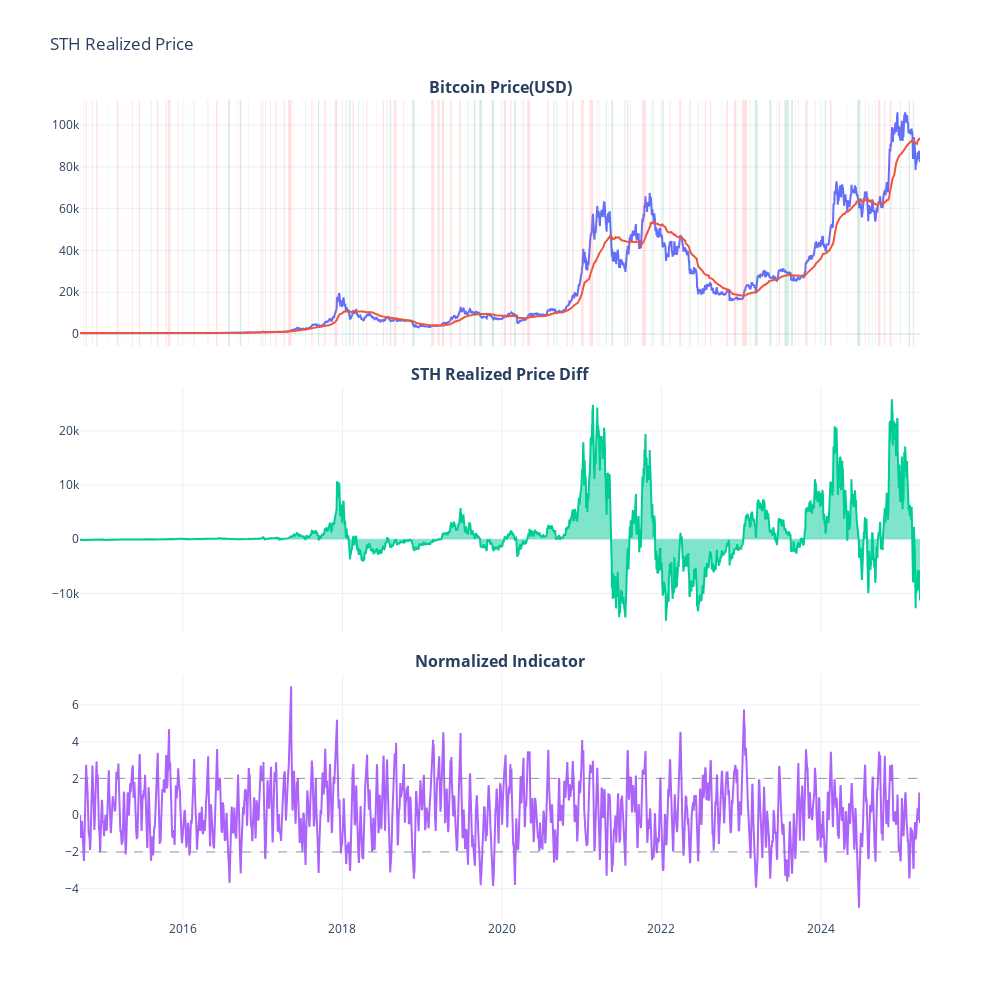

The code cell stored with this chart in its notebook:
### Code cell
# 创建图表，观察价格和指标的关系
fig = make_subplots(
    rows=3,
    cols=1,
    shared_xaxes=True,
    vertical_spacing=0.05,
    subplot_titles=(
        "<b>Bitcoin Price(USD)</b>",
        "<b>STH Realized Price Diff</b>",
        "<b>Normalized Indicator</b>",
    ),
)

# 比特币价格
fig.add_trace(
    go.Scatter(x=data.index, y=data["price"], name="Bitcoin price"), row=1, col=1
)

# 添加极值区域背景
for x0, x1 in peak_periods:
    fig.add_vrect(
        x0=x0,
        x1=x1,
        fillcolor="#FF6B6B",
        opacity=0.2,
        line_width=0,
        row=1,
        col=1,
    )

for x0, x1 in valley_periods:
    fig.add_vrect(
        x0=x0,
        x1=x1,
        fillcolor="#38A169",
        opacity=0.2,
        line_width=0,
        row=1,
        col=1,
    )

# 原始指标
fig.add_trace(
    go.Scatter(x=data.index, y=data["sth_realized_price"], name="STH Realized price"),
    row=1,
    col=1,
)

# 价格偏离实现价格的偏差
fig.add_trace(
    go.Scatter(x=data.index, y=data["diff"], fill="tozeroy", name="Deviation"),
    row=2,
    col=1,
)

# 标准化指标
fig.add_trace(
    go.Scatter(x=data.index, y=data["normalized_diff"], name="Normalized Deviation"),
    row=3,
    col=1,
)
for level in [-2, 2]:
    fig.add_hline(
        y=level, row=3, col=1, line_dash="dash", line_color="grey", line_width=0.8
    )

# 更新图表
fig.update_layout(
    title="STH Realized Price",
    width=1000,
    height=1000,
    template="plotly_white",
    showlegend=False,
)

fig.show()

### Figure 1 — Plotly figure (JSON) as saved in the notebook; plotly's stock layout.template omitted (floating-point values rounded to 4 significant figures; data arrays with more than 128 entries replaced by an {"elided": "..."} marker saying what was removed)
{"data": [{"name": "Bitcoin price", "type": "scatter", "x": {"elided": "3838 str values"}, "xaxis": "x", "y": {"elided": "3838 float values"}, "yaxis": "y"}, {"name": "STH Realized price", "type": "scatter", "x": {"elided": "3838 str values"}, "xaxis": "x", "y": {"elided": "3838 float values"}, "yaxis": "y"}, {"fill": "tozeroy", "name": "Deviation", "type": "scatter", "x": {"elided": "3838 str values"}, "xaxis": "x2", "y": {"elided": "3838 float values"}, "yaxis": "y2"}, {"name": "Normalized Deviation", "type": "scatter", "x": {"elided": "3838 str values"}, "xaxis": "x3", "y": {"elided": "3838 float values"}, "yaxis": "y3"}], "layout": {"annotations": [{"font": {"size": 16}, "showarrow": false, "text": "<b>Bitcoin Price(USD)</b>", "x": 0.5, "xanchor": "center", "xref": "paper", "y": 1, "yanchor": "bottom", "yref": "paper"}, {"font": {"size": 16}, "showarrow": false, "text": "<b>STH Realized Price Diff</b>", "x": 0.5, "xanchor": "center", "xref": "paper", "y": 0.65, "yanchor": "bottom", "yref": "paper"}, {"font": {"size": 16}, "showarrow": false, "text": "<b>Normalized Indicator</b>", "x": 0.5, "xanchor": "center", "xref": "paper", "y": 0.3, "yanchor": "bottom", "yref": "paper"}], "height": 1000, "shapes": [{"fillcolor": "#FF6B6B", "line": {"width": 0}, "opacity": 0.2, "type": "rect", "x0": "2014-10-13T00:00:00", "x1": "2014-10-18T00:00:00", "xref": "x", "y0": 0, "y1": 1, "yref": "y domain"}, {"fillcolor": "#FF6B6B", "line": {"width": 0}, "opacity": 0.2, "type": "rect", "x0": "2014-11-11T00:00:00", "x1": "2014-11-14T00:00:00", "xref": "x", "y0": 0, "y1": 1, "yref": "y domain"}, {"fillcolor": "#FF6B6B", "line": {"width": 0}, "opacity": 0.2, "type": "rect", "x0": "2014-11-30T00:00:00", "x1": "2014-12-04T00:00:00", "xref": "x", "y0": 0, "y1": 1, "yref": "y domain"}, {"fillcolor": "#FF6B6B", "line": {"width": 0}, "opacity": 0.2, "type": "rect", "x0": "2014-12-06T00:00:00", "x1": "2014-12-07T00:00:00", "xref": "x", "y0": 0, "y1": 1, "yref": "y domain"}, {"fillcolor": "#FF6B6B", "line": {"width": 0}, "opacity": 0.2, "type": "rect", "x0": "2015-01-26T00:00:00", "x1": "2015-01-27T00:00:00", "xref": "x", "y0": 0, "y1": 1, "yref": "y domain"}, {"fillcolor": "#FF6B6B", "line": {"width": 0}, "opacity": 0.2, "type": "rect", "x0": "2015-03-03T00:00:00", "x1": "2015-03-07T00:00:00", "xref": "x", "y0": 0, "y1": 1, "yref": "y domain"}, {"fillcolor": "#FF6B6B", "line": {"width": 0}, "opacity": 0.2, "type": "rect", "x0": "2015-03-09T00:00:00", "x1": "2015-03-13T00:00:00", "xref": "x", "y0": 0, "y1": 1, "yref": "y domain"}, {"fillcolor": "#FF6B6B", "line": {"width": 0}, "opacity": 0.2, "type": "rect", "x0": "2015-05-13T00:00:00", "x1": "2015-05-17T00:00:00", "xref": "x", "y0": 0, "y1": 1, "yref": "y domain"}, {"fillcolor": "#FF6B6B", "line": {"width": 0}, "opacity": 0.2, "type": "rect", "x0": "2015-06-14T00:00:00", "x1": "2015-06-19T00:00:00", "xref": "x", "y0": 0, "y1": 1, "yref": "y domain"}, {"fillcolor": "#FF6B6B", "line": {"width": 0}, "opacity": 0.2, "type": "rect", "x0": "2015-07-12T00:00:00", "x1": "2015-07-12T00:00:00", "xref": "x", "y0": 0, "y1": 1, "yref": "y domain"}, {"fillcolor": "#FF6B6B", "line": {"width": 0}, "opacity": 0.2, "type": "rect", "x0": "2015-09-04T00:00:00", "x1": "2015-09-10T00:00:00", "xref": "x", "y0": 0, "y1": 1, "yref": "y domain"}, {"fillcolor": "#FF6B6B", "line": {"width": 0}, "opacity": 0.2, "type": "rect", "x0": "2015-10-14T00:00:00", "x1": "2015-10-18T00:00:00", "xref": "x", "y0": 0, "y1": 1, "yref": "y domain"}, {"fillcolor": "#FF6B6B", "line": {"width": 0}, "opacity": 0.2, "type": "rect", "x0": "2015-10-24T00:00:00", "x1": "2015-11-05T00:00:00", "xref": "x", "y0": 0, "y1": 1, "yref": "y domain"}, {"fillcolor": "#FF6B6B", "line": {"width": 0}, "opacity": 0.2, "type": "rect", "x0": "2015-12-08T00:00:00", "x1": "2015-12-12T00:00:00", "xref": "x", "y0": 0, "y1": 1, "yref": "y domain"}, {"fillcolor": "#FF6B6B", "line": {"width": 0}, "opacity": 0.2, "type": "rect", "x0": "2016-02-19T00:00:00", "x1": "2016-02-23T00:00:00", "xref": "x", "y0": 0, "y1": 1, "yref": "y domain"}, {"fillcolor": "#FF6B6B", "line": {"width": 0}, "opacity": 0.2, "type": "rect", "x0": "2016-04-23T00:00:00", "x1": "2016-04-27T00:00:00", "xref": "x", "y0": 0, "y1": 1, "yref": "y domain"}, {"fillcolor": "#FF6B6B", "line": {"width": 0}, "opacity": 0.2, "type": "rect", "x0": "2016-06-01T00:00:00", "x1": "2016-06-08T00:00:00", "xref": "x", "y0": 0, "y1": 1, "yref": "y domain"}, {"fillcolor": "#FF6B6B", "line": {"width": 0}, "opacity": 0.2, "type": "rect", "x0": "2016-06-16T00:00:00", "x1": "2016-06-17T00:00:00", "xref": "x", "y0": 0, "y1": 1, "yref": "y domain"}, {"fillcolor": "#FF6B6B", "line": {"width": 0}, "opacity": 0.2, "type": "rect", "x0": "2016-09-08T00:00:00", "x1": "2016-09-10T00:00:00", "xref": "x", "y0": 0, "y1": 1, "yref": "y domain"}, {"fillcolor": "#FF6B6B", "line": {"width": 0}, "opacity": 0.2, "type": "rect", "x0": "2016-10-28T00:00:00", "x1": "2016-10-30T00:00:00", "xref": "x", "y0": 0, "y1": 1, "yref": "y domain"}, {"fillcolor": "#FF6B6B", "line": {"width": 0}, "opacity": 0.2, "type": "rect", "x0": "2016-11-02T00:00:00", "x1": "2016-11-02T00:00:00", "xref": "x", "y0": 0, "y1": 1, "yref": "y domain"}, {"fillcolor": "#FF6B6B", "line": {"width": 0}, "opacity": 0.2, "type": "rect", "x0": "2016-12-22T00:00:00", "x1": "2016-12-25T00:00:00", "xref": "x", "y0": 0, "y1": 1, "yref": "y domain"}, {"fillcolor": "#FF6B6B", "line": {"width": 0}, "opacity": 0.2, "type": "rect", "x0": "2016-12-28T00:00:00", "x1": "2016-12-30T00:00:00", "xref": "x", "y0": 0, "y1": 1, "yref": "y domain"}, {"fillcolor": "#FF6B6B", "line": {"width": 0}, "opacity": 0.2, "type": "rect", "x0": "2017-01-02T00:00:00", "x1": "2017-01-04T00:00:00", "xref": "x", "y0": 0, "y1": 1, "yref": "y domain"}, {"fillcolor": "#FF6B6B", "line": {"width": 0}, "opacity": 0.2, "type": "rect", "x0": "2017-02-04T00:00:00", "x1": "2017-02-08T00:00:00", "xref": "x", "y0": 0, "y1": 1, "yref": "y domain"}, {"fillcolor": "#FF6B6B", "line": {"width": 0}, "opacity": 0.2, "type": "rect", "x0": "2017-02-24T00:00:00", "x1": "2017-02-25T00:00:00", "xref": "x", "y0": 0, "y1": 1, "yref": "y domain"}, {"fillcolor": "#FF6B6B", "line": {"width": 0}, "opacity": 0.2, "type": "rect", "x0": "2017-03-01T00:00:00", "x1": "2017-03-05T00:00:00", "xref": "x", "y0": 0, "y1": 1, "yref": "y domain"}, {"fillcolor": "#FF6B6B", "line": {"width": 0}, "opacity": 0.2, "type": "rect", "x0": "2017-04-07T00:00:00", "x1": "2017-04-12T00:00:00", "xref": "x", "y0": 0, "y1": 1, "yref": "y domain"}, {"fillcolor": "#FF6B6B", "line": {"width": 0}, "opacity": 0.2, "type": "rect", "x0": "2017-04-27T00:00:00", "x1": "2017-05-13T00:00:00", "xref": "x", "y0": 0, "y1": 1, "yref": "y domain"}, {"fillcolor": "#FF6B6B", "line": {"width": 0}, "opacity": 0.2, "type": "rect", "x0": "2017-05-23T00:00:00", "x1": "2017-05-25T00:00:00", "xref": "x", "y0": 0, "y1": 1, "yref": "y domain"}, {"fillcolor": "#FF6B6B", "line": {"width": 0}, "opacity": 0.2, "type": "rect", "x0": "2017-06-11T00:00:00", "x1": "2017-06-11T00:00:00", "xref": "x", "y0": 0, "y1": 1, "yref": "y domain"}, {"fillcolor": "#FF6B6B", "line": {"width": 0}, "opacity": 0.2, "type": "rect", "x0": "2017-08-12T00:00:00", "x1": "2017-08-17T00:00:00", "xref": "x", "y0": 0, "y1": 1, "yref": "y domain"}, {"fillcolor": "#FF6B6B", "line": {"width": 0}, "opacity": 0.2, "type": "rect", "x0": "2017-09-01T00:00:00", "x1": "2017-09-01T00:00:00", "xref": "x", "y0": 0, "y1": 1, "yref": "y domain"}, {"fillcolor": "#FF6B6B", "line": {"width": 0}, "opacity": 0.2, "type": "rect", "x0": "2017-10-02T00:00:00", "x1": "2017-10-03T00:00:00", "xref": "x", "y0": 0, "y1": 1, "yref": "y domain"}, {"fillcolor": "#FF6B6B", "line": {"width": 0}, "opacity": 0.2, "type": "rect", "x0": "2017-10-10T00:00:00", "x1": "2017-10-17T00:00:00", "xref": "x", "y0": 0, "y1": 1, "yref": "y domain"}, {"fillcolor": "#FF6B6B", "line": {"width": 0}, "opacity": 0.2, "type": "rect", "x0": "2017-11-04T00:00:00", "x1": "2017-11-06T00:00:00", "xref": "x", "y0": 0, "y1": 1, "yref": "y domain"}, {"fillcolor": "#FF6B6B", "line": {"width": 0}, "opacity": 0.2, "type": "rect", "x0": "2017-11-22T00:00:00", "x1": "2017-11-22T00:00:00", "xref": "x", "y0": 0, "y1": 1, "yref": "y domain"}, {"fillcolor": "#FF6B6B", "line": {"width": 0}, "opacity": 0.2, "type": "rect", "x0": "2017-11-26T00:00:00", "x1": "2017-12-09T00:00:00", "xref": "x", "y0": 0, "y1": 1, "yref": "y domain"}, {"fillcolor": "#FF6B6B", "line": {"width": 0}, "opacity": 0.2, "type": "rect", "x0": "2018-02-16T00:00:00", "x1": "2018-02-21T00:00:00", "xref": "x", "y0": 0, "y1": 1, "yref": "y domain"}, {"fillcolor": "#FF6B6B", "line": {"width": 0}, "opacity": 0.2, "type": "rect", "x0": "2018-04-20T00:00:00", "x1": "2018-04-25T00:00:00", "xref": "x", "y0": 0, "y1": 1, "yref": "y domain"}, {"fillcolor": "#FF6B6B", "line": {"width": 0}, "opacity": 0.2, "type": "rect", "x0": "2018-06-07T00:00:00", "x1": "2018-06-09T00:00:00", "xref": "x", "y0": 0, "y1": 1, "yref": "y domain"}, {"fillcolor": "#FF6B6B", "line": {"width": 0}, "opacity": 0.2, "type": "rect", "x0": "2018-07-05T00:00:00", "x1": "2018-07-10T00:00:00", "xref": "x", "y0": 0, "y1": 1, "yref": "y domain"}, {"fillcolor": "#FF6B6B", "line": {"width": 0}, "opacity": 0.2, "type": "rect", "x0": "2018-07-22T00:00:00", "x1": "2018-07-26T00:00:00", "xref": "x", "y0": 0, "y1": 1, "yref": "y domain"}, {"fillcolor": "#FF6B6B", "line": {"width": 0}, "opacity": 0.2, "type": "rect", "x0": "2018-08-24T00:00:00", "x1": "2018-09-05T00:00:00", "xref": "x", "y0": 0, "y1": 1, "yref": "y domain"}, {"fillcolor": "#FF6B6B", "line": {"width": 0}, "opacity": 0.2, "type": "rect", "x0": "2018-10-07T00:00:00", "x1": "2018-10-10T00:00:00", "xref": "x", "y0": 0, "y1": 1, "yref": "y domain"}, {"fillcolor": "#FF6B6B", "line": {"width": 0}, "opacity": 0.2, "type": "rect", "x0": "2019-01-09T00:00:00", "x1": "2019-01-09T00:00:00", "xref": "x", "y0": 0, "y1": 1, "yref": "y domain"}, {"fillcolor": "#FF6B6B", "line": {"width": 0}, "opacity": 0.2, "type": "rect", "x0": "2019-02-11T00:00:00", "x1": "2019-02-24T00:00:00", "xref": "x", "y0": 0, "y1": 1, "yref": "y domain"}, {"fillcolor": "#FF6B6B", "line": {"width": 0}, "opacity": 0.2, "type": "rect", "x0": "2019-03-10T00:00:00", "x1": "2019-03-12T00:00:00", "xref": "x", "y0": 0, "y1": 1, "yref": "y domain"}, {"fillcolor": "#FF6B6B", "line": {"width": 0}, "opacity": 0.2, "type": "rect", "x0": "2019-03-15T00:00:00", "x1": "2019-03-22T00:00:00", "xref": "x", "y0": 0, "y1": 1, "yref": "y domain"}, {"fillcolor": "#FF6B6B", "line": {"width": 0}, "opacity": 0.2, "type": "rect", "x0": "2019-04-01T00:00:00", "x1": "2019-04-11T00:00:00", "xref": "x", "y0": 0, "y1": 1, "yref": "y domain"}, {"fillcolor": "#FF6B6B", "line": {"width": 0}, "opacity": 0.2, "type": "rect", "x0": "2019-05-09T00:00:00", "x1": "2019-05-16T00:00:00", "xref": "x", "y0": 0, "y1": 1, "yref": "y domain"}, {"fillcolor": "#FF6B6B", "line": {"width": 0}, "opacity": 0.2, "type": "rect", "x0": "2019-06-20T00:00:00", "x1": "2019-06-28T00:00:00", "xref": "x", "y0": 0, "y1": 1, "yref": "y domain"}, {"fillcolor": "#FF6B6B", "line": {"width": 0}, "opacity": 0.2, "type": "rect", "x0": "2019-08-08T00:00:00", "x1": "2019-08-09T00:00:00", "xref": "x", "y0": 0, "y1": 1, "yref": "y domain"}, {"fillcolor": "#FF6B6B", "line": {"width": 0}, "opacity": 0.2, "type": "rect", "x0": "2020-01-10T00:00:00", "x1": "2020-01-20T00:00:00", "xref": "x", "y0": 0, "y1": 1, "yref": "y domain"}, {"fillcolor": "#FF6B6B", "line": {"width": 0}, "opacity": 0.2, "type": "rect", "x0": "2020-02-08T00:00:00", "x1": "2020-02-14T00:00:00", "xref": "x", "y0": 0, "y1": 1, "yref": "y domain"}, {"fillcolor": "#FF6B6B", "line": {"width": 0}, "opacity": 0.2, "type": "rect", "x0": "2020-03-26T00:00:00", "x1": "2020-03-27T00:00:00", "xref": "x", "y0": 0, "y1": 1, "yref": "y domain"}, {"fillcolor": "#FF6B6B", "line": {"width": 0}, "opacity": 0.2, "type": "rect", "x0": "2020-04-05T00:00:00", "x1": "2020-04-10T00:00:00", "xref": "x", "y0": 0, "y1": 1, "yref": "y domain"}, {"fillcolor": "#FF6B6B", "line": {"width": 0}, "opacity": 0.2, "type": "rect", "x0": "2020-04-26T00:00:00", "x1": "2020-05-09T00:00:00", "xref": "x", "y0": 0, "y1": 1, "yref": "y domain"}, {"fillcolor": "#FF6B6B", "line": {"width": 0}, "opacity": 0.2, "type": "rect", "x0": "2020-07-27T00:00:00", "x1": "2020-08-02T00:00:00", "xref": "x", "y0": 0, "y1": 1, "yref": "y domain"}, {"fillcolor": "#FF6B6B", "line": {"width": 0}, "opacity": 0.2, "type": "rect", "x0": "2020-09-19T00:00:00", "x1": "2020-09-19T00:00:00", "xref": "x", "y0": 0, "y1": 1, "yref": "y domain"}, {"fillcolor": "#FF6B6B", "line": {"width": 0}, "opacity": 0.2, "type": "rect", "x0": "2020-10-22T00:00:00", "x1": "2020-10-28T00:00:00", "xref": "x", "y0": 0, "y1": 1, "yref": "y domain"}, {"fillcolor": "#FF6B6B", "line": {"width": 0}, "opacity": 0.2, "type": "rect", "x0": "2020-11-18T00:00:00", "x1": "2020-11-24T00:00:00", "xref": "x", "y0": 0, "y1": 1, "yref": "y domain"}, {"fillcolor": "#FF6B6B", "line": {"width": 0}, "opacity": 0.2, "type": "rect", "x0": "2020-12-29T00:00:00", "x1": "2021-01-10T00:00:00", "xref": "x", "y0": 0, "y1": 1, "yref": "y domain"}, {"fillcolor": "#FF6B6B", "line": {"width": 0}, "opacity": 0.2, "type": "rect", "x0": "2021-02-06T00:00:00", "x1": "2021-02-22T00:00:00", "xref": "x", "y0": 0, "y1": 1, "yref": "y domain"}, {"fillcolor": "#FF6B6B", "line": {"width": 0}, "opacity": 0.2, "type": "rect", "x0": "2021-03-11T00:00:00", "x1": "2021-03-14T00:00:00", "xref": "x", "y0": 0, "y1": 1, "yref": "y domain"}, {"fillcolor": "#FF6B6B", "line": {"width": 0}, "opacity": 0.2, "type": "rect", "x0": "2021-07-27T00:00:00", "x1": "2021-08-02T00:00:00", "xref": "x", "y0": 0, "y1": 1, "yref": "y domain"}, {"fillcolor": "#FF6B6B", "line": {"width": 0}, "opacity": 0.2, "type": "rect", "x0": "2021-08-10T00:00:00", "x1": "2021-08-11T00:00:00", "xref": "x", "y0": 0, "y1": 1, "yref": "y domain"}, {"fillcolor": "#FF6B6B", "line": {"width": 0}, "opacity": 0.2, "type": "rect", "x0": "2021-08-13T00:00:00", "x1": "2021-08-14T00:00:00", "xref": "x", "y0": 0, "y1": 1, "yref": "y domain"}, {"fillcolor": "#FF6B6B", "line": {"width": 0}, "opacity": 0.2, "type": "rect", "x0": "2021-09-06T00:00:00", "x1": "2021-09-06T00:00:00", "xref": "x", "y0": 0, "y1": 1, "yref": "y domain"}, {"fillcolor": "#FF6B6B", "line": {"width": 0}, "opacity": 0.2, "type": "rect", "x0": "2021-10-05T00:00:00", "x1": "2021-10-21T00:00:00", "xref": "x", "y0": 0, "y1": 1, "yref": "y domain"}, {"fillcolor": "#FF6B6B", "line": {"width": 0}, "opacity": 0.2, "type": "rect", "x0": "2021-12-27T00:00:00", "x1": "2021-12-27T00:00:00", "xref": "x", "y0": 0, "y1": 1, "yref": "y domain"}, {"fillcolor": "#FF6B6B", "line": {"width": 0}, "opacity": 0.2, "type": "rect", "x0": "2022-02-07T00:00:00", "x1": "2022-02-11T00:00:00", "xref": "x", "y0": 0, "y1": 1, "yref": "y domain"}, {"fillcolor": "#FF6B6B", "line": {"width": 0}, "opacity": 0.2, "type": "rect", "x0": "2022-03-23T00:00:00", "x1": "2022-04-01T00:00:00", "xref": "x", "y0": 0, "y1": 1, "yref": "y domain"}, {"fillcolor": "#FF6B6B", "line": {"width": 0}, "opacity": 0.2, "type": "rect", "x0": "2022-07-09T00:00:00", "x1": "2022-07-10T00:00:00", "xref": "x", "y0": 0, "y1": 1, "yref": "y domain"}, {"fillcolor": "#FF6B6B", "line": {"width": 0}, "opacity": 0.2, "type": "rect", "x0": "2022-07-19T00:00:00", "x1": "2022-07-24T00:00:00", "xref": "x", "y0": 0, "y1": 1, "yref": "y domain"}, {"fillcolor": "#FF6B6B", "line": {"width": 0}, "opacity": 0.2, "type": "rect", "x0": "2022-08-12T00:00:00", "x1": "2022-08-16T00:00:00", "xref": "x", "y0": 0, "y1": 1, "yref": "y domain"}, {"fillcolor": "#FF6B6B", "line": {"width": 0}, "opacity": 0.2, "type": "rect", "x0": "2022-09-12T00:00:00", "x1": "2022-09-12T00:00:00", "xref": "x", "y0": 0, "y1": 1, "yref": "y domain"}, {"fillcolor": "#FF6B6B", "line": {"width": 0}, "opacity": 0.2, "type": "rect", "x0": "2022-10-04T00:00:00", "x1": "2022-10-06T00:00:00", "xref": "x", "y0": 0, "y1": 1, "yref": "y domain"}, {"fillcolor": "#FF6B6B", "line": {"width": 0}, "opacity": 0.2, "type": "rect", "x0": "2022-10-25T00:00:00", "x1": "2022-11-01T00:00:00", "xref": "x", "y0": 0, "y1": 1, "yref": "y domain"}, {"fillcolor": "#FF6B6B", "line": {"width": 0}, "opacity": 0.2, "type": "rect", "x0": "2022-11-27T00:00:00", "x1": "2022-11-27T00:00:00", "xref": "x", "y0": 0, "y1": 1, "yref": "y domain"}, {"fillcolor": "#FF6B6B", "line": {"width": 0}, "opacity": 0.2, "type": "rect", "x0": "2022-11-29T00:00:00", "x1": "2022-12-09T00:00:00", "xref": "x", "y0": 0, "y1": 1, "yref": "y domain"}, {"fillcolor": "#FF6B6B", "line": {"width": 0}, "opacity": 0.2, "type": "rect", "x0": "2022-12-13T00:00:00", "x1": "2022-12-15T00:00:00", "xref": "x", "y0": 0, "y1": 1, "yref": "y domain"}, {"fillcolor": "#FF6B6B", "line": {"width": 0}, "opacity": 0.2, "type": "rect", "x0": "2023-01-05T00:00:00", "x1": "2023-01-29T00:00:00", "xref": "x", "y0": 0, "y1": 1, "yref": "y domain"}, {"fillcolor": "#FF6B6B", "line": {"width": 0}, "opacity": 0.2, "type": "rect", "x0": "2023-06-23T00:00:00", "x1": "2023-06-28T00:00:00", "xref": "x", "y0": 0, "y1": 1, "yref": "y domain"}, {"fillcolor": "#FF6B6B", "line": {"width": 0}, "opacity": 0.2, "type": "rect", "x0": "2023-09-18T00:00:00", "x1": "2023-09-21T00:00:00", "xref": "x", "y0": 0, "y1": 1, "yref": "y domain"}, {"fillcolor": "#FF6B6B", "line": {"width": 0}, "opacity": 0.2, "type": "rect", "x0": "2023-10-22T00:00:00", "x1": "2023-11-01T00:00:00", "xref": "x", "y0": 0, "y1": 1, "yref": "y domain"}, {"fillcolor": "#FF6B6B", "line": {"width": 0}, "opacity": 0.2, "type": "rect", "x0": "2023-12-04T00:00:00", "x1": "2023-12-08T00:00:00", "xref": "x", "y0": 0, "y1": 1, "yref": "y domain"}, {"fillcolor": "#FF6B6B", "line": {"width": 0}, "opacity": 0.2, "type": "rect", "x0": "2024-02-12T00:00:00", "x1": "2024-02-19T00:00:00", "xref": "x", "y0": 0, "y1": 1, "yref": "y domain"}, {"fillcolor": "#FF6B6B", "line": {"width": 0}, "opacity": 0.2, "type": "rect", "x0": "2024-07-20T00:00:00", "x1": "2024-07-23T00:00:00", "xref": "x", "y0": 0, "y1": 1, "yref": "y domain"}, {"fillcolor": "#FF6B6B", "line": {"width": 0}, "opacity": 0.2, "type": "rect", "x0": "2024-08-25T00:00:00", "x1": "2024-08-26T00:00:00", "xref": "x", "y0": 0, "y1": 1, "yref": "y domain"}, {"fillcolor": "#FF6B6B", "line": {"width": 0}, "opacity": 0.2, "type": "rect", "x0": "2024-09-19T00:00:00", "x1": "2024-09-29T00:00:00", "xref": "x", "y0": 0, "y1": 1, "yref": "y domain"}, {"fillcolor": "#FF6B6B", "line": {"width": 0}, "opacity": 0.2, "type": "rect", "x0": "2024-10-17T00:00:00", "x1": "2024-10-22T00:00:00", "xref": "x", "y0": 0, "y1": 1, "yref": "y domain"}, {"fillcolor": "#FF6B6B", "line": {"width": 0}, "opacity": 0.2, "type": "rect", "x0": "2024-11-11T00:00:00", "x1": "2024-11-17T00:00:00", "xref": "x", "y0": 0, "y1": 1, "yref": "y domain"}, {"fillcolor": "#FF6B6B", "line": {"width": 0}, "opacity": 0.2, "type": "rect", "x0": "2024-11-20T00:00:00", "x1": "2024-11-23T00:00:00", "xref": "x", "y0": 0, "y1": 1, "yref": "y domain"}, {"fillcolor": "#38A169", "line": {"width": 0}, "opacity": 0.2, "type": "rect", "x0": "2014-10-04T00:00:00", "x1": "2014-10-06T00:00:00", "xref": "x", "y0": 0, "y1": 1, "yref": "y domain"}, {"fillcolor": "#38A169", "line": {"width": 0}, "opacity": 0.2, "type": "rect", "x0": "2014-12-18T00:00:00", "x1": "2014-12-18T00:00:00", "xref": "x", "y0": 0, "y1": 1, "yref": "y domain"}, {"fillcolor": "#38A169", "line": {"width": 0}, "opacity": 0.2, "type": "rect", "x0": "2015-04-14T00:00:00", "x1": "2015-04-15T00:00:00", "xref": "x", "y0": 0, "y1": 1, "yref": "y domain"}, {"fillcolor": "#38A169", "line": {"width": 0}, "opacity": 0.2, "type": "rect", "x0": "2015-08-07T00:00:00", "x1": "2015-08-10T00:00:00", "xref": "x", "y0": 0, "y1": 1, "yref": "y domain"}, {"fillcolor": "#38A169", "line": {"width": 0}, "opacity": 0.2, "type": "rect", "x0": "2015-08-18T00:00:00", "x1": "2015-08-18T00:00:00", "xref": "x", "y0": 0, "y1": 1, "yref": "y domain"}, {"fillcolor": "#38A169", "line": {"width": 0}, "opacity": 0.2, "type": "rect", "x0": "2016-01-31T00:00:00", "x1": "2016-02-01T00:00:00", "xref": "x", "y0": 0, "y1": 1, "yref": "y domain"}, {"fillcolor": "#38A169", "line": {"width": 0}, "opacity": 0.2, "type": "rect", "x0": "2016-07-27T00:00:00", "x1": "2016-08-04T00:00:00", "xref": "x", "y0": 0, "y1": 1, "yref": "y domain"}, {"fillcolor": "#38A169", "line": {"width": 0}, "opacity": 0.2, "type": "rect", "x0": "2016-09-18T00:00:00", "x1": "2016-09-24T00:00:00", "xref": "x", "y0": 0, "y1": 1, "yref": "y domain"}, {"fillcolor": "#38A169", "line": {"width": 0}, "opacity": 0.2, "type": "rect", "x0": "2017-01-11T00:00:00", "x1": "2017-01-14T00:00:00", "xref": "x", "y0": 0, "y1": 1, "yref": "y domain"}, {"fillcolor": "#38A169", "line": {"width": 0}, "opacity": 0.2, "type": "rect", "x0": "2017-07-15T00:00:00", "x1": "2017-07-17T00:00:00", "xref": "x", "y0": 0, "y1": 1, "yref": "y domain"}, {"fillcolor": "#38A169", "line": {"width": 0}, "opacity": 0.2, "type": "rect", "x0": "2017-09-11T00:00:00", "x1": "2017-09-16T00:00:00", "xref": "x", "y0": 0, "y1": 1, "yref": "y domain"}, {"fillcolor": "#38A169", "line": {"width": 0}, "opacity": 0.2, "type": "rect", "x0": "2017-12-25T00:00:00", "x1": "2017-12-25T00:00:00", "xref": "x", "y0": 0, "y1": 1, "yref": "y domain"}, {"fillcolor": "#38A169", "line": {"width": 0}, "opacity": 0.2, "type": "rect", "x0": "2018-01-16T00:00:00", "x1": "2018-01-19T00:00:00", "xref": "x", "y0": 0, "y1": 1, "yref": "y domain"}, {"fillcolor": "#38A169", "line": {"width": 0}, "opacity": 0.2, "type": "rect", "x0": "2018-01-23T00:00:00", "x1": "2018-01-24T00:00:00", "xref": "x", "y0": 0, "y1": 1, "yref": "y domain"}, {"fillcolor": "#38A169", "line": {"width": 0}, "opacity": 0.2, "type": "rect", "x0": "2018-02-01T00:00:00", "x1": "2018-02-07T00:00:00", "xref": "x", "y0": 0, "y1": 1, "yref": "y domain"}, {"fillcolor": "#38A169", "line": {"width": 0}, "opacity": 0.2, "type": "rect", "x0": "2018-03-15T00:00:00", "x1": "2018-03-18T00:00:00", "xref": "x", "y0": 0, "y1": 1, "yref": "y domain"}, {"fillcolor": "#38A169", "line": {"width": 0}, "opacity": 0.2, "type": "rect", "x0": "2018-04-01T00:00:00", "x1": "2018-04-02T00:00:00", "xref": "x", "y0": 0, "y1": 1, "yref": "y domain"}, {"fillcolor": "#38A169", "line": {"width": 0}, "opacity": 0.2, "type": "rect", "x0": "2018-04-05T00:00:00", "x1": "2018-04-06T00:00:00", "xref": "x", "y0": 0, "y1": 1, "yref": "y domain"}, {"fillcolor": "#38A169", "line": {"width": 0}, "opacity": 0.2, "type": "rect", "x0": "2018-08-06T00:00:00", "x1": "2018-08-12T00:00:00", "xref": "x", "y0": 0, "y1": 1, "yref": "y domain"}, {"fillcolor": "#38A169", "line": {"width": 0}, "opacity": 0.2, "type": "rect", "x0": "2018-11-17T00:00:00", "x1": "2018-11-27T00:00:00", "xref": "x", "y0": 0, "y1": 1, "yref": "y domain"}, {"fillcolor": "#38A169", "line": {"width": 0}, "opacity": 0.2, "type": "rect", "x0": "2019-07-28T00:00:00", "x1": "2019-07-31T00:00:00", "xref": "x", "y0": 0, "y1": 1, "yref": "y domain"}, {"fillcolor": "#38A169", "line": {"width": 0}, "opacity": 0.2, "type": "rect", "x0": "2019-08-25T00:00:00", "x1": "2019-09-01T00:00:00", "xref": "x", "y0": 0, "y1": 1, "yref": "y domain"}, {"fillcolor": "#38A169", "line": {"width": 0}, "opacity": 0.2, "type": "rect", "x0": "2019-09-20T00:00:00", "x1": "2019-10-02T00:00:00", "xref": "x", "y0": 0, "y1": 1, "yref": "y domain"}, {"fillcolor": "#38A169", "line": {"width": 0}, "opacity": 0.2, "type": "rect", "x0": "2019-11-15T00:00:00", "x1": "2019-11-26T00:00:00", "xref": "x", "y0": 0, "y1": 1, "yref": "y domain"}, {"fillcolor": "#38A169", "line": {"width": 0}, "opacity": 0.2, "type": "rect", "x0": "2020-02-26T00:00:00", "x1": "2020-03-04T00:00:00", "xref": "x", "y0": 0, "y1": 1, "yref": "y domain"}, {"fillcolor": "#38A169", "line": {"width": 0}, "opacity": 0.2, "type": "rect", "x0": "2020-08-25T00:00:00", "x1": "2020-08-29T00:00:00", "xref": "x", "y0": 0, "y1": 1, "yref": "y domain"}, {"fillcolor": "#38A169", "line": {"width": 0}, "opacity": 0.2, "type": "rect", "x0": "2020-09-08T00:00:00", "x1": "2020-09-11T00:00:00", "xref": "x", "y0": 0, "y1": 1, "yref": "y domain"}, {"fillcolor": "#38A169", "line": {"width": 0}, "opacity": 0.2, "type": "rect", "x0": "2021-03-24T00:00:00", "x1": "2021-03-26T00:00:00", "xref": "x", "y0": 0, "y1": 1, "yref": "y domain"}, {"fillcolor": "#38A169", "line": {"width": 0}, "opacity": 0.2, "type": "rect", "x0": "2021-04-23T00:00:00", "x1": "2021-04-26T00:00:00", "xref": "x", "y0": 0, "y1": 1, "yref": "y domain"}, {"fillcolor": "#38A169", "line": {"width": 0}, "opacity": 0.2, "type": "rect", "x0": "2021-05-17T00:00:00", "x1": "2021-05-24T00:00:00", "xref": "x", "y0": 0, "y1": 1, "yref": "y domain"}, {"fillcolor": "#38A169", "line": {"width": 0}, "opacity": 0.2, "type": "rect", "x0": "2021-07-16T00:00:00", "x1": "2021-07-20T00:00:00", "xref": "x", "y0": 0, "y1": 1, "yref": "y domain"}, {"fillcolor": "#38A169", "line": {"width": 0}, "opacity": 0.2, "type": "rect", "x0": "2021-11-17T00:00:00", "x1": "2021-11-20T00:00:00", "xref": "x", "y0": 0, "y1": 1, "yref": "y domain"}, {"fillcolor": "#38A169", "line": {"width": 0}, "opacity": 0.2, "type": "rect", "x0": "2021-11-24T00:00:00", "x1": "2021-11-27T00:00:00", "xref": "x", "y0": 0, "y1": 1, "yref": "y domain"}, {"fillcolor": "#38A169", "line": {"width": 0}, "opacity": 0.2, "type": "rect", "x0": "2021-12-10T00:00:00", "x1": "2021-12-10T00:00:00", "xref": "x", "y0": 0, "y1": 1, "yref": "y domain"}, {"fillcolor": "#38A169", "line": {"width": 0}, "opacity": 0.2, "type": "rect", "x0": "2022-01-06T00:00:00", "x1": "2022-01-11T00:00:00", "xref": "x", "y0": 0, "y1": 1, "yref": "y domain"}, {"fillcolor": "#38A169", "line": {"width": 0}, "opacity": 0.2, "type": "rect", "x0": "2022-04-11T00:00:00", "x1": "2022-04-12T00:00:00", "xref": "x", "y0": 0, "y1": 1, "yref": "y domain"}, {"fillcolor": "#38A169", "line": {"width": 0}, "opacity": 0.2, "type": "rect", "x0": "2022-05-09T00:00:00", "x1": "2022-05-14T00:00:00", "xref": "x", "y0": 0, "y1": 1, "yref": "y domain"}, {"fillcolor": "#38A169", "line": {"width": 0}, "opacity": 0.2, "type": "rect", "x0": "2022-06-16T00:00:00", "x1": "2022-06-19T00:00:00", "xref": "x", "y0": 0, "y1": 1, "yref": "y domain"}, {"fillcolor": "#38A169", "line": {"width": 0}, "opacity": 0.2, "type": "rect", "x0": "2023-02-10T00:00:00", "x1": "2023-02-13T00:00:00", "xref": "x", "y0": 0, "y1": 1, "yref": "y domain"}, {"fillcolor": "#38A169", "line": {"width": 0}, "opacity": 0.2, "type": "rect", "x0": "2023-03-04T00:00:00", "x1": "2023-03-17T00:00:00", "xref": "x", "y0": 0, "y1": 1, "yref": "y domain"}, {"fillcolor": "#38A169", "line": {"width": 0}, "opacity": 0.2, "type": "rect", "x0": "2023-04-08T00:00:00", "x1": "2023-04-08T00:00:00", "xref": "x", "y0": 0, "y1": 1, "yref": "y domain"}, {"fillcolor": "#38A169", "line": {"width": 0}, "opacity": 0.2, "type": "rect", "x0": "2023-05-10T00:00:00", "x1": "2023-05-19T00:00:00", "xref": "x", "y0": 0, "y1": 1, "yref": "y domain"}, {"fillcolor": "#38A169", "line": {"width": 0}, "opacity": 0.2, "type": "rect", "x0": "2023-06-13T00:00:00", "x1": "2023-06-15T00:00:00", "xref": "x", "y0": 0, "y1": 1, "yref": "y domain"}, {"fillcolor": "#38A169", "line": {"width": 0}, "opacity": 0.2, "type": "rect", "x0": "2023-07-18T00:00:00", "x1": "2023-08-07T00:00:00", "xref": "x", "y0": 0, "y1": 1, "yref": "y domain"}, {"fillcolor": "#38A169", "line": {"width": 0}, "opacity": 0.2, "type": "rect", "x0": "2023-08-18T00:00:00", "x1": "2023-08-26T00:00:00", "xref": "x", "y0": 0, "y1": 1, "yref": "y domain"}, {"fillcolor": "#38A169", "line": {"width": 0}, "opacity": 0.2, "type": "rect", "x0": "2023-09-05T00:00:00", "x1": "2023-09-07T00:00:00", "xref": "x", "y0": 0, "y1": 1, "yref": "y domain"}, {"fillcolor": "#38A169", "line": {"width": 0}, "opacity": 0.2, "type": "rect", "x0": "2024-01-19T00:00:00", "x1": "2024-01-25T00:00:00", "xref": "x", "y0": 0, "y1": 1, "yref": "y domain"}, {"fillcolor": "#38A169", "line": {"width": 0}, "opacity": 0.2, "type": "rect", "x0": "2024-05-01T00:00:00", "x1": "2024-05-02T00:00:00", "xref": "x", "y0": 0, "y1": 1, "yref": "y domain"}, {"fillcolor": "#38A169", "line": {"width": 0}, "opacity": 0.2, "type": "rect", "x0": "2024-06-15T00:00:00", "x1": "2024-06-30T00:00:00", "xref": "x", "y0": 0, "y1": 1, "yref": "y domain"}, {"fillcolor": "#38A169", "line": {"width": 0}, "opacity": 0.2, "type": "rect", "x0": "2024-08-05T00:00:00", "x1": "2024-08-07T00:00:00", "xref": "x", "y0": 0, "y1": 1, "yref": "y domain"}, {"fillcolor": "#38A169", "line": {"width": 0}, "opacity": 0.2, "type": "rect", "x0": "2024-09-06T00:00:00", "x1": "2024-09-08T00:00:00", "xref": "x", "y0": 0, "y1": 1, "yref": "y domain"}, {"fillcolor": "#38A169", "line": {"width": 0}, "opacity": 0.2, "type": "rect", "x0": "2024-12-23T00:00:00", "x1": "2024-12-23T00:00:00", "xref": "x", "y0": 0, "y1": 1, "yref": "y domain"}, {"fillcolor": "#38A169", "line": {"width": 0}, "opacity": 0.2, "type": "rect", "x0": "2024-12-29T00:00:00", "x1": "2025-01-01T00:00:00", "xref": "x", "y0": 0, "y1": 1, "yref": "y domain"}, {"fillcolor": "#38A169", "line": {"width": 0}, "opacity": 0.2, "type": "rect", "x0": "2025-02-06T00:00:00", "x1": "2025-02-12T00:00:00", "xref": "x", "y0": 0, "y1": 1, "yref": "y domain"}, {"fillcolor": "#38A169", "line": {"width": 0}, "opacity": 0.2, "type": "rect", "x0": "2025-02-25T00:00:00", "x1": "2025-03-01T00:00:00", "xref": "x", "y0": 0, "y1": 1, "yref": "y domain"}, {"line": {"color": "grey", "dash": "dash", "width": 0.8}, "type": "line", "x0": 0, "x1": 1, "xref": "x3 domain", "y0": -2, "y1": -2, "yref": "y3"}, {"line": {"color": "grey", "dash": "dash", "width": 0.8}, "type": "line", "x0": 0, "x1": 1, "xref": "x3 domain", "y0": 2, "y1": 2, "yref": "y3"}], "showlegend": false, "title": {"text": "STH Realized Price"}, "width": 1000, "xaxis": {"anchor": "y", "domain": [0, 1], "matches": "x3", "showticklabels": false}, "xaxis2": {"anchor": "y2", "domain": [0, 1], "matches": "x3", "showticklabels": false}, "xaxis3": {"anchor": "y3", "domain": [0, 1]}, "yaxis": {"anchor": "x", "domain": [0.7, 1]}, "yaxis2": {"anchor": "x2", "domain": [0.35, 0.65]}, "yaxis3": {"anchor": "x3", "domain": [0, 0.3]}}}
